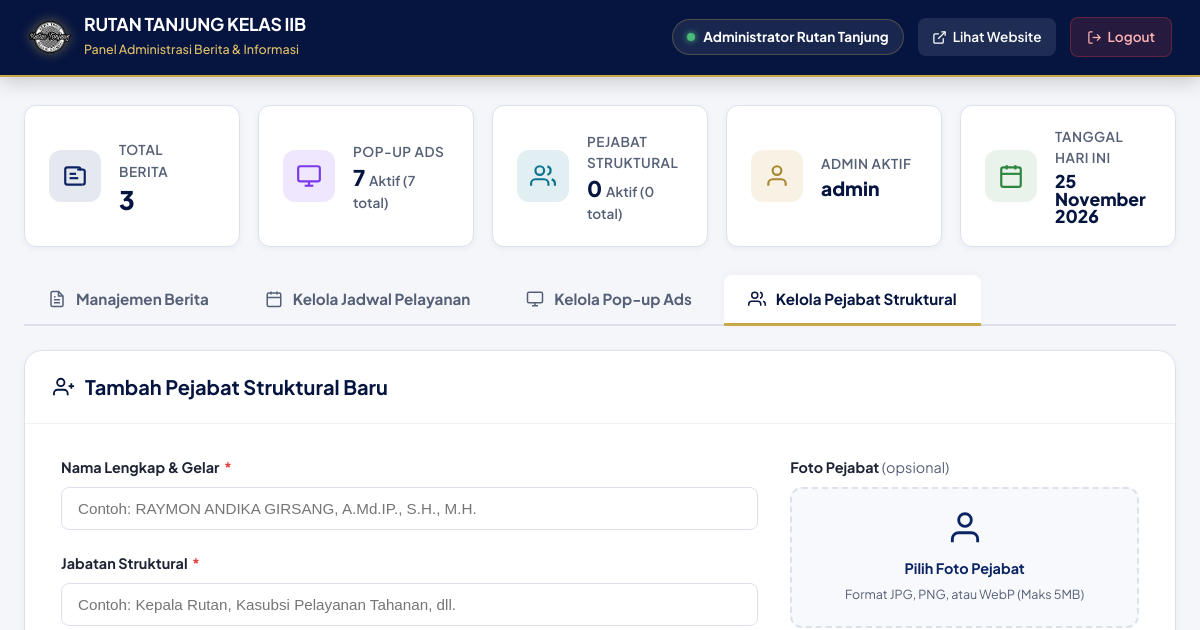
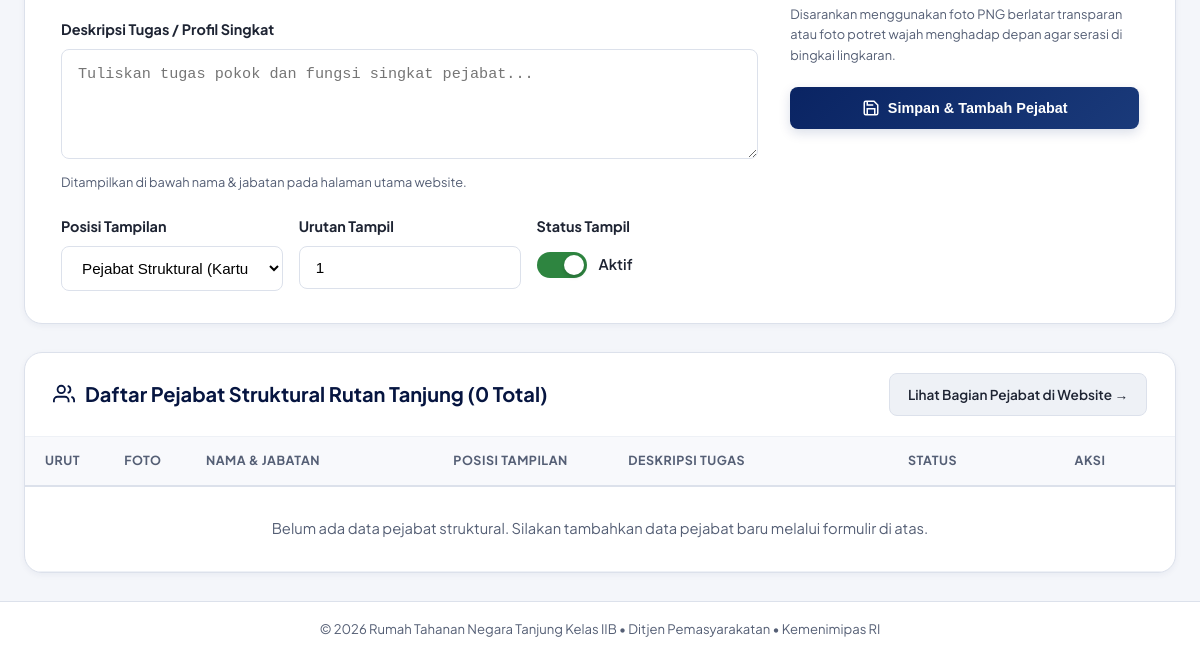
Page /admin/index.php?tab=pejabat (signed in) on the earlier database version (2 pictures, top to bottom).
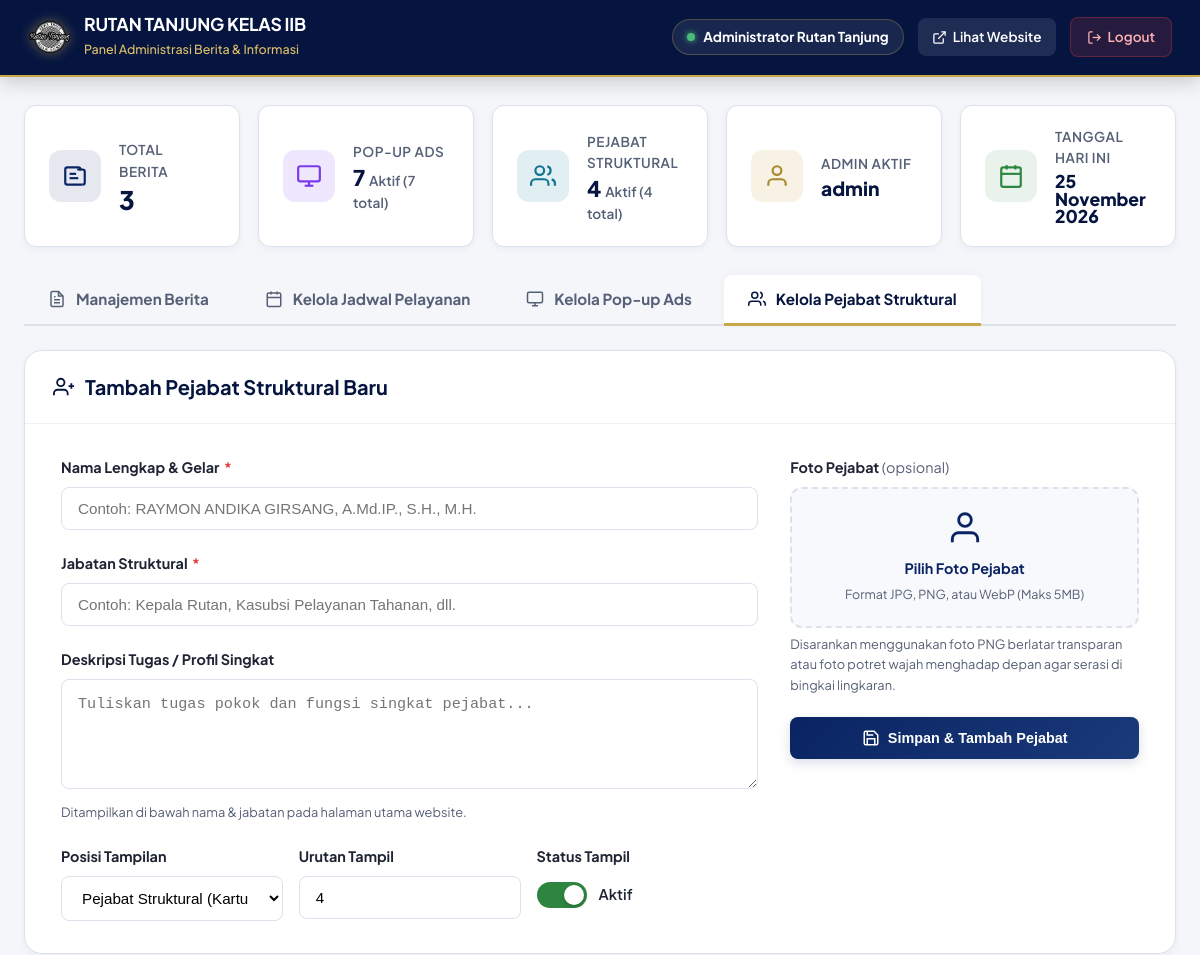
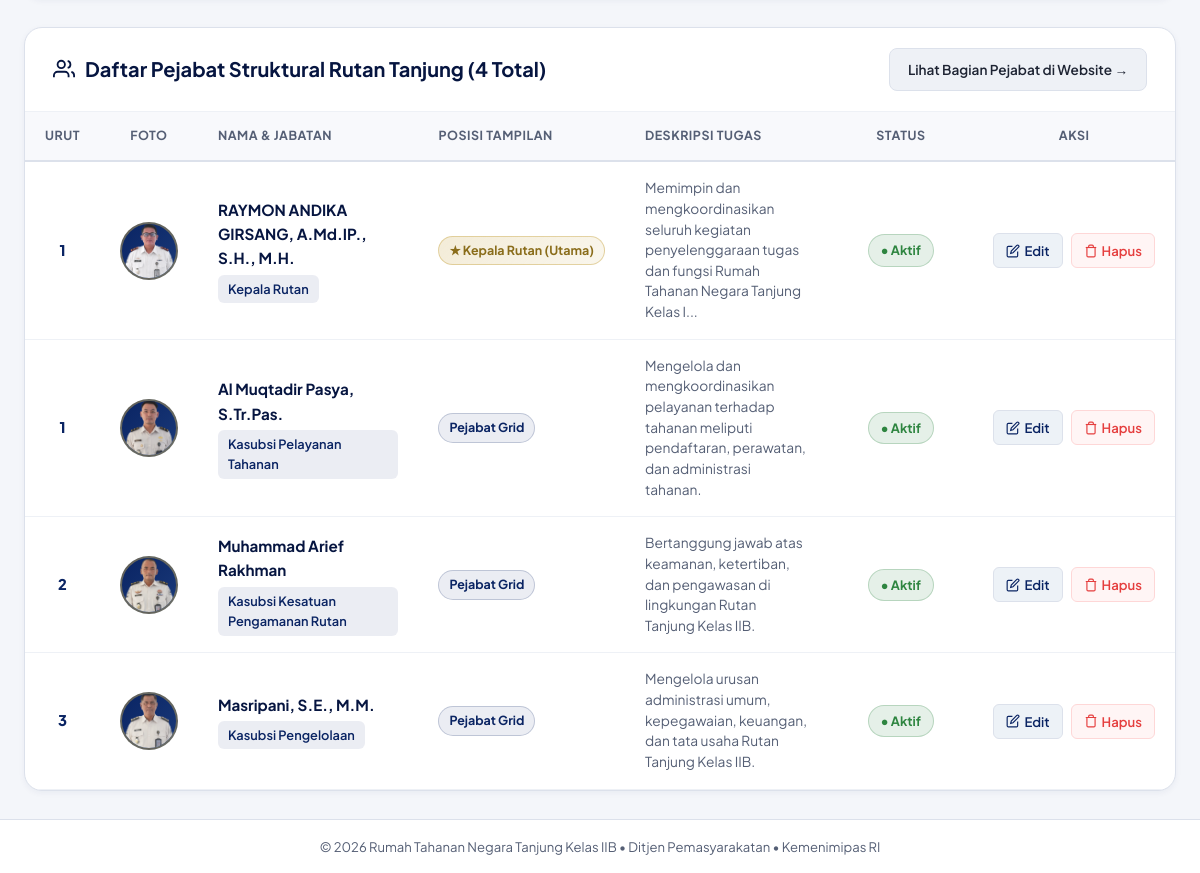
Same page on the later database version (2 pictures, top to bottom).
### tables this page shows
CREATE TABLE IF NOT EXISTS `pejabat_struktural` (
  `id` INT AUTO_INCREMENT PRIMARY KEY,
  `nama` VARCHAR(150) NOT NULL,
  `jabatan` VARCHAR(150) NOT NULL,
  `deskripsi` TEXT DEFAULT NULL,
  `foto` VARCHAR(255) DEFAULT NULL,
  `is_kepala` TINYINT(1) DEFAULT 0,
  `is_aktif` TINYINT(1) DEFAULT 1,
  `urutan` INT DEFAULT 1,
  `dibuat_pada` DATETIME DEFAULT CURRENT_TIMESTAMP,
  `diperbarui_pada` DATETIME DEFAULT CURRENT_TIMESTAMP ON UPDATE CURRENT_TIMESTAMP
);

### admin/index.php (the view, shortened to what the rows shown need)
<?php
require_once __DIR__ . '/../koneksi.php';
$tab = $_GET['tab'] ?? 'berita';
$conn->query("CREATE TABLE IF NOT EXISTS `pejabat_struktural` (
  `id` INT AUTO_INCREMENT PRIMARY KEY,
  `nama` VARCHAR(150) NOT NULL,
  `jabatan` VARCHAR(150) NOT NULL,
  `deskripsi` TEXT DEFAULT NULL,
  `foto` VARCHAR(255) DEFAULT NULL,
  `is_kepala` TINYINT(1) DEFAULT 0,
  `is_aktif` TINYINT(1) DEFAULT 1,
  `urutan` INT DEFAULT 1,
  `dibuat_pada` DATETIME DEFAULT CURRENT_TIMESTAMP,
  `diperbarui_pada` DATETIME DEFAULT CURRENT_TIMESTAMP ON UPDATE CURRENT_TIMESTAMP
) ENGINE=InnoDB DEFAULT CHARSET=utf8mb4 COLLATE=utf8mb4_unicode_ci");
$list_pejabat_q = $conn->query("SELECT * FROM pejabat_struktural ORDER BY is_kepala DESC, urutan ASC, id ASC");
$list_pejabat_rows = $list_pejabat_q ? $list_pejabat_q->fetch_all(MYSQLI_ASSOC) : [];
?>
<!DOCTYPE html>
<html lang="id">
<head>
</head>
<body>
  <header class="admin-navbar">
    <div class="admin-nav-container">
      <a href="index.php" class="admin-brand">
        <div class="admin-brand-text">
          <h1>RUTAN TANJUNG KELAS IIB</h1>
        </div>
      </a>
    </div>
  </header>
  <main class="admin-main">
    <?php if ($tab === 'pejabat'): ?>
      <div class="content-box">
        <div class="table-responsive">
          <table class="table-news">
            <thead>
              <tr>
                <th style="width:65px; text-align:center;">Urut</th>
                <th style="width:86px; text-align:center;">Foto</th>
                <th>Nama &amp; Jabatan</th>
                <th style="width:175px;">Posisi Tampilan</th>
                <th>Deskripsi Tugas</th>
                <th style="width:145px; text-align:center;">Status</th>
                <th style="width:170px; text-align:center;">Aksi</th>
              </tr>
            </thead>
            <tbody>
              <?php if (!empty($list_pejabat_rows)): ?>
                <?php foreach ($list_pejabat_rows as $pj):
                  $pj_foto_url = !empty($pj['foto']) ? '../' . htmlspecialchars($pj['foto']) : '';
                  $pj_foto_exists = !empty($pj['foto']) && file_exists(__DIR__ . '/../' . $pj['foto']);
                  $pj_foto_src = $pj_foto_exists ? $pj_foto_url . '?v=' . filemtime(__DIR__ . '/../' . $pj['foto']) : $pj_foto_url;
                ?>
                  <tr>
                    <td style="text-align:center; font-weight:800; color:var(--primary);">
                      <?= (int)$pj['urutan'] ?>
                    </td>
                    <td style="text-align:center;">
                      <?php if (!empty($pj['foto'])): ?>
                        <div class="pejabat-thumb-circle" style="margin:0 auto;" onclick="openImageModal('<?= htmlspecialchars($pj_foto_src, ENT_QUOTES) ?>')" title="Klik untuk memperbesar">
                          <img src="<?= htmlspecialchars($pj_foto_src) ?>" alt="<?= htmlspecialchars($pj['nama']) ?>">
                        </div>
                      <?php endif; ?>
                    </td>
                    <td>
                      <strong style="color:var(--primary-dark); font-size:0.95rem; display:block; margin-bottom:4px;">
                        <?= htmlspecialchars($pj['nama']) ?>
                      </strong>
                      <span class="badge-author"><?= htmlspecialchars($pj['jabatan']) ?></span>
                    </td>
                    <td>
                      <?php if ((int)$pj['is_kepala'] === 1): ?>
                        <span class="badge-pejabat-kepala">★ Kepala Rutan (Utama)</span>
                      <?php else: ?>
                        <span class="badge-pejabat-grid">Pejabat Grid</span>
                      <?php endif; ?>
                    </td>
                    <td style="color:var(--gray-600); font-size:0.86rem; max-width:280px; line-height:1.5;">
                      <?= !empty($pj['deskripsi']) ? htmlspecialchars(mb_strimwidth($pj['deskripsi'], 0, 120, '...')) : '<span style="color:var(--gray-400);">— Belum ada deskripsi —</span>' ?>
                    </td>
                    <td style="text-align:center;">
                      <a href="index.php?tab=pejabat&toggle_pejabat=<?= (int)$pj['id'] ?>" class="btn-status-toggle <?= (int)$pj['is_aktif'] === 1 ? 'active' : 'inactive' ?>" title="Klik untuk beralih status Aktif / Nonaktif">
                        <?= (int)$pj['is_aktif'] === 1 ? '● Aktif' : '○ Nonaktif' ?>
                      </a>
                    </td>
                    <td style="text-align:center;">
                      <div class="action-buttons" style="justify-content:center;">
                        <a href="index.php?tab=pejabat&edit_pejabat=<?= (int)$pj['id'] ?>" class="btn-action-edit" title="Edit Data Pejabat">
                          <svg width="14" height="14" viewBox="0 0 24 24" fill="none" stroke="currentColor" stroke-width="2">
                            <path d="M11 4H4a2 2 0 0 0-2 2v14a2 2 0 0 0 2 2h14a2 2 0 0 0 2-2v-7"></path>
                            <path d="M18.5 2.5a2.121 2.121 0 0 1 3 3L12 15l-4 1 1-4 9.5-9.5z"></path>
                          </svg>
                          Edit
                        </a>
                        <a href="index.php?tab=pejabat&hapus_pejabat=<?= (int)$pj['id'] ?>" class="btn-action-delete" title="Hapus Data Pejabat" onclick="return confirmDeletePejabat('index.php?tab=pejabat&hapus_pejabat=<?= (int)$pj['id'] ?>', <?= htmlspecialchars(json_encode($pj['nama']), ENT_QUOTES) ?>, event)">
                          <svg width="14" height="14" viewBox="0 0 24 24" fill="none" stroke="currentColor" stroke-width="2">
                            <polyline points="3 6 5 6 21 6"></polyline>
                            <path d="M19 6v14a2 2 0 0 1-2 2H7a2 2 0 0 1-2-2V6m3 0V4a2 2 0 0 1 2-2h4a2 2 0 0 1 2 2v2"></path>
                          </svg>
                          Hapus
                        </a>
                      </div>
                    </td>
                  </tr>
                <?php endforeach; ?>
              <?php endif; ?>
            </tbody>
          </table>
        </div>
      </div>
    <?php endif;  ?>
  </main>
</body>
</html>

Differences in the rows shown:
added pejabat_struktural: urutan "1", foto (picture), nama "RAYMON ANDIKA GIRSANG, A.Md.IP., S.H., M.H.", jabatan "Kepala Rutan", is_kepala "★ Kepala Rutan (Utama)", deskripsi "Memimpin dan mengkoordinasikan seluruh kegiatan penyelenggaraan tugas dan fungsi Rumah Tahanan Negara Tanjung Kelas I...", is_aktif "● Aktif"
added pejabat_struktural: urutan "1", foto (picture), nama "Al Muqtadir Pasya, S.Tr.Pas.", jabatan "Kasubsi Pelayanan Tahanan", is_kepala "Pejabat Grid", deskripsi "Mengelola dan mengkoordinasikan pelayanan terhadap tahanan meliputi pendaftaran, perawatan, dan administrasi tahanan.", is_aktif "● Aktif"
added pejabat_struktural: urutan "2", foto (picture), nama "Muhammad Arief Rakhman", jabatan "Kasubsi Kesatuan Pengamanan Rutan", is_kepala "Pejabat Grid", deskripsi "Bertanggung jawab atas keamanan, ketertiban, dan pengawasan di lingkungan Rutan Tanjung Kelas IIB.", is_aktif "● Aktif"
added pejabat_struktural: urutan "3", foto (picture), nama "Masripani, S.E., M.M.", jabatan "Kasubsi Pengelolaan", is_kepala "Pejabat Grid", deskripsi "Mengelola urusan administrasi umum, kepegawaian, keuangan, dan tata usaha Rutan Tanjung Kelas IIB.", is_aktif "● Aktif"
Other differences:
$stat_pejabat_aktif: "0" → "4"
$stat_pejabat_total: "0" → "4"
form field pejabat_urutan: "1" → "4"
count($list_pejabat_rows): "0" → "4"
text no longer shown: "Belum ada data pejabat struktural. Silakan tambahkan data pejabat baru melalui formulir di atas."
